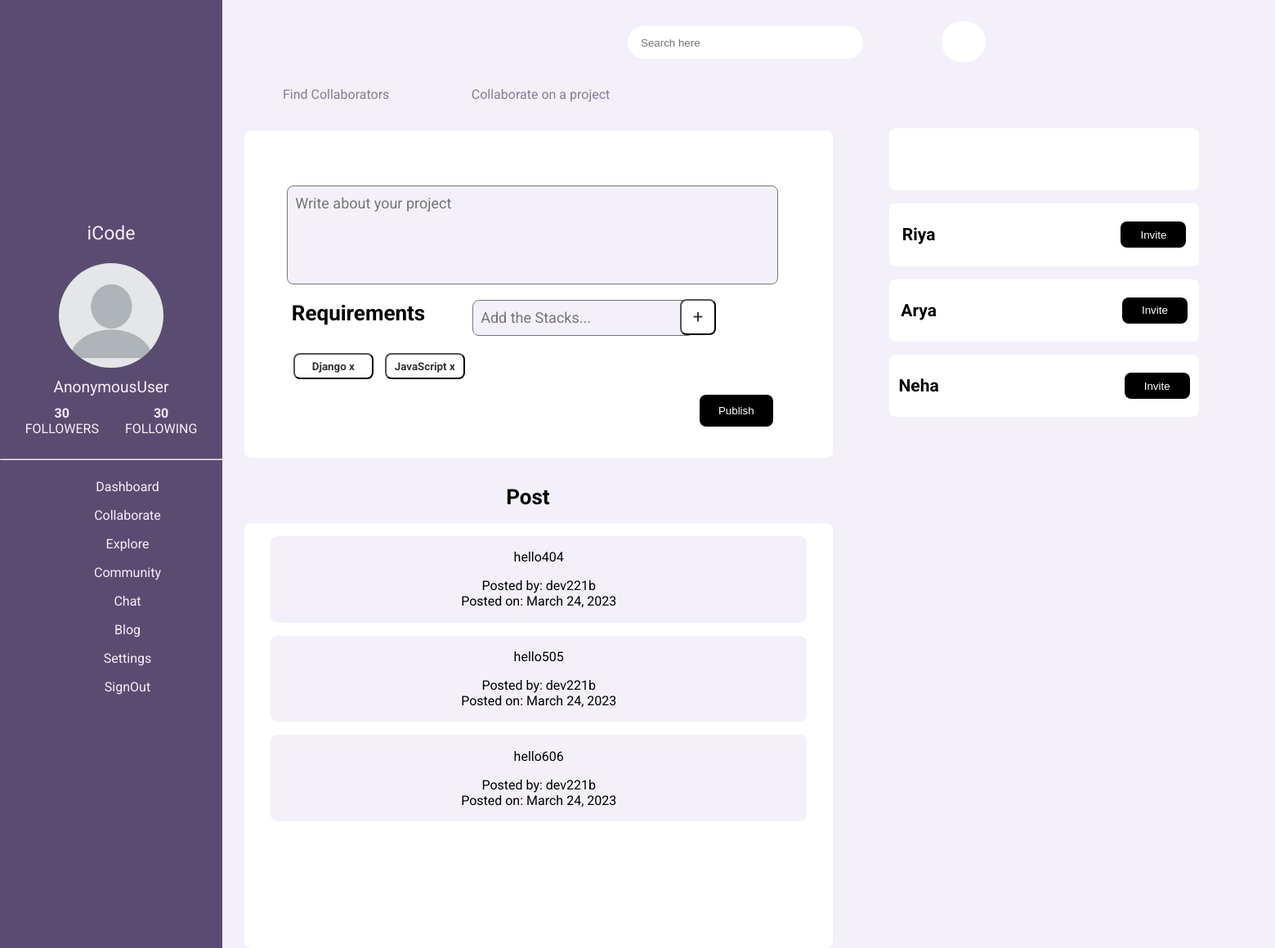
The page /collabsocial/ on the database its author committed.
### collabsocial/models.py (models this page shows, shortened)
class Post(models.Model):
    body = models.TextField()
    stacks = models.TextField()
    created_on = models.DateField(default=timezone.now)
    author = models.ForeignKey(User, on_delete=models.CASCADE)

### collabsocial/views.py (the view, shortened to what this page needs)
# urls.py: path('', PostListView.as_view(), name='post-list'),
class PostListView(View):
    def get(self, request, *args, **kwargs):
        posts = Post.objects.all().order_by('-created_on')
        form = PostForm()
        context = {
            'post_list' : posts,
            'form' :form,
            'name': request.user
        }
        return render(request, 'collabsocial/collab.html', context)

### collabsocial/forms.py
class PostForm(forms.ModelForm):
    body = forms.CharField(
        label='',
        widget=forms.Textarea(attrs={
        'class':'textarea',
        'rows' : '5',
        'cols' : '20',
        'placeholder': 'Write about your project'
        })
    )
    stacks = forms.CharField(
        label='',
        widget=forms.Textarea(attrs={
        'class': 'newskill',
        'rows' : '5',
        'placeholder': 'Add the Stacks...'
        })
    )
    class Meta:
        model = Post
        fields = ['body', 'stacks']

### templates/collabsocial/collab.html (shortened to what this page needs)
{% load static %}
<!DOCTYPE html>
<html lang="en">
<head>
    <link rel="stylesheet" href="{% static 'mainpage.css' %}">
    <link rel="stylesheet" href="{% static 'collab.css' %}">
</head>
<body>
    <header>
        <div class="user">
            <p class="logo">iCode</p>
            <img src="{% static 'user.webp' %}" alt="Profile Photo" class="pic">
            <p class="name">{{name}}</p>
            <div class="public-status">
                <p class="following"><b>30</b><br>FOLLOWERS
                </p>
                <p class="follower"><b>30</b><br>FOLLOWING</p>
            </div>
        </div>
        <nav class="navbar">
            <hr>
            <ul>
                <li><a href="/profilec">Dashboard</a></li>
                <li><a href="/collabsocial">Collaborate</a></li>
                <li><a href="#explore">Explore</a></li>
                <li><a href="#community">Community</a></li>
                <li><a href="#chat">Chat</a></li>
                <li><a href="/blog">Blog</a></li>
                <li><a href="#settings" id="settings">Settings</a></li>
                <li><a href="/signout" id="logout" >SignOut</a></li>
            </ul>
        </nav>
    </header>
    <center>
    <div class="container">
        <div class="top-navbar">
            <form action="" method="get">
                <input class="form-input" type="text" placeholder="Search here" name="query">
                <button class="btn"></button>
            </form>
            <button class="bellbtn"></button>
        </div>
        <div class="tabs">
            <button class="find-collaborator">Find Collaborators</button>
            <button class="be-collaborator">Collaborate on a project</button>
        </div>
        <div class="row justify-content-center mt-3 find">
            <div class="col-md-5 col-sm-12 border-bottom">
                <h1>
                </h1>
                <form action="" method="post">
                    {{ form }}
                    <br><br>
                    <button type="submit">Publish</button>
                </form>
            </div>
        </div>
        <h2 class="requirements">Requirements</h2>
        <h1>
            Post
    </h1>
        <div class="row justify-content-center mt-3 be">
            {% for post in post_list %}
            <div class="col-md-5 col-sm-12 border-bottom">
                <p>{{ post.body }}</p>
                <p>Posted by: {{post.author }}<br>
                Posted on: {{ post.created_on }}</p>
            </div>
            {% endfor %}
        </div>
        <button class="add-btn">+</button>
        <div class="added-skills">
            <button class="skill">Django  x</button>
            <button class="skill">JavaScript  x</button>
        </div>
    </div>
    <div class="suggestions">
        <div class="user"><h1 style="text-align: center;">Suggestions<hr></h1></div>
        <div class="user">
            <h2 style="text-align: left;">Riya</h2>
            <button class="invite">Invite</button>
        </div>
        <div class="user">
            <h2 style="text-align: left;">Arya</h2>
            <button class="invite">Invite</button>
        </div>
        <div class="user">
            <h2 style="text-align: left;">Neha</h2>
            <button class="invite">Invite</button>
        </div>
    </div>
</center>
</body>
</html>

### authentication/static/mainpage.css (style rules this page uses)
body { background: #F4F0F9; font-family: 'Roboto'; overflow-x: hidden; }
header { position: fixed; top: 0; left:0; z-index: 1000; height:100%; width:17rem; background: #5A4C71; display: flex; align-items: center; justify-content: center; flex-flow: column; text-align: center; }
header .user .logo { margin-top: -1rem; font-family: 'Lobster Two'; font-style: normal; font-weight: 400; font-size: 23px; padding: 0; color: #F4F0F9; }
header .user .pic { height:8rem; width:8rem; border-radius: 50%; }
header .user .name { margin-top: 0.5rem; font-size: 1.2rem; padding: 0; color: #F4F0F9; }
header .user .public-status { display: flex; justify-content: space-between; font-size: 1rem; color: #F4F0F9; margin-top: -0.5rem; }
header .user .public-status p { margin: 0rem 1rem; }
header .navbar { margin-top: 1.2rem; width:100%; }
header .navbar ul { margin-top: 1rem; list-style: none; padding:1rem rem; }
header .navbar ul li a { display: block; padding:0.6rem; margin:-0.2rem -0.7rem; color: #F4F0F9; font-size: 16px; text-decoration: none; border-radius: 0.5rem; }
.form-input { position: absolute; top: 2rem; left: 48rem; height: 3em; width: 15rem; border-radius: 5rem; border: #5A4C71; padding: 0rem 1rem; }
.top-navbar .btn { position: absolute; top: 2rem; left: 63rem; height: 3em; width: 3rem; background-color: white; border: none; border-radius: 5rem; }
.bellbtn { position: absolute; top: 1.6rem; left: 72rem; height: 3.8em; width: 3.4rem; border: none; background-color: white; border-radius: 5rem; cursor: pointer; }

### authentication/static/collab.css (style rules this page uses)
.tabs { position: absolute; top: 6rem; left: 18rem; }
.tabs button { background-color:#F4F0F9; color: #5a4c71b5; font-family: 'Roboto'; font-size: 16px; height: 2.4rem; width: 14rem; border-radius: 0.5rem; padding: 0rem 1rem; margin: 0rem 0.7rem; border: none; cursor: pointer; }
.find { position: absolute; top: 10rem; left: 18.7rem; width: 720px; height: 399.78px; background-color:white; border-radius: 0.5rem; }
h1 { position: absolute; text-align: left; margin-left: 20rem; font-size: 26px; top: 36rem; left: 18.7rem; }
.find form { position: absolute; top: 4.2rem; width: 44rem; height: 20rem; }
.find button { position: absolute; top: 16rem; left: 34.8rem; height: 2.4rem; width: 5.6rem; border-radius: 0.5rem; border: none; background-color: black; color: white; cursor: pointer; }
.requirements { position: absolute; top: 23rem; left: 20.6rem; color: black; font-family: 'Roboto'; font-size: 26px; height: 2rem; width: 8rem; border-radius: 0.5rem; padding: 0rem 1rem; margin: 0rem 0.7rem; border: none; }
.suggestions { position: absolute; width: 300px; height: 100px; left: 68rem; top: 8.8rem; }
.suggestions .user { font-size: 14px; background-color: white; color: black; height: 70px; width: 360px; border-radius: 0.5rem; margin: 1rem 0rem; padding: 0.2rem 0.6rem; display: flex; flex-direction: row; justify-content: center; align-items: center; }
.suggestions .user .invite { height: 2rem; width: 5rem; border-radius: 0.5rem; border: none; background-color: black; color: white; margin-left: 227px; cursor: pointer; }
.be { position: absolute; top: 40rem; left: 18.7rem; width: 720px; height: 520px; background-color:white; border-radius: 0.5rem; }
.be .border-bottom { background-color: #F4F0F9; margin: 1rem 2rem; padding: 0.02rem 0rem; border-radius: 0.5rem; }
.find .textarea { background-color: #F4F0F9; width: 580px; height: 100px; border-radius: 0.5rem; resize: none; font-size: 18px; font-family: 'Roboto'; padding: 0.6rem 0.6rem; }
.find .newskill { background-color: #F4F0F9; width: 250px; height: 22px; border-radius: 0.5rem; resize: none; font-size: 18px; font-family: 'Roboto'; margin-top: 15px; margin-left: 124px; padding: 0.6rem 0.6rem; }
.add-btn { height: 44px; width: 44px; position: absolute; top: 22.86rem; left: 52rem; text-align: center; color: rgb(52, 52, 52); border-color: black; background-color: white; font-family: 'Roboto'; font-size: 22px; border-radius: 0.5rem; cursor: pointer; }
.added-skills { position: absolute; top: 27rem; left: 21.8rem; }
.added-skills .skill { margin-left: 10px; width: 98px; height: 32px; color: rgb(52, 52, 52); border-color: black; background-color: white; border-radius: 0.5rem; font-family: 'Roboto'; font-weight: bold; }

### rows shown on the page
Post: body "hello404", author "dev221b", created_on "March 24, 2023"
Post: body "hello505", author "dev221b", created_on "March 24, 2023"
Post: body "hello606", author "dev221b", created_on "March 24, 2023"

### other values the page prints
{{ name }} "AnonymousUser"
